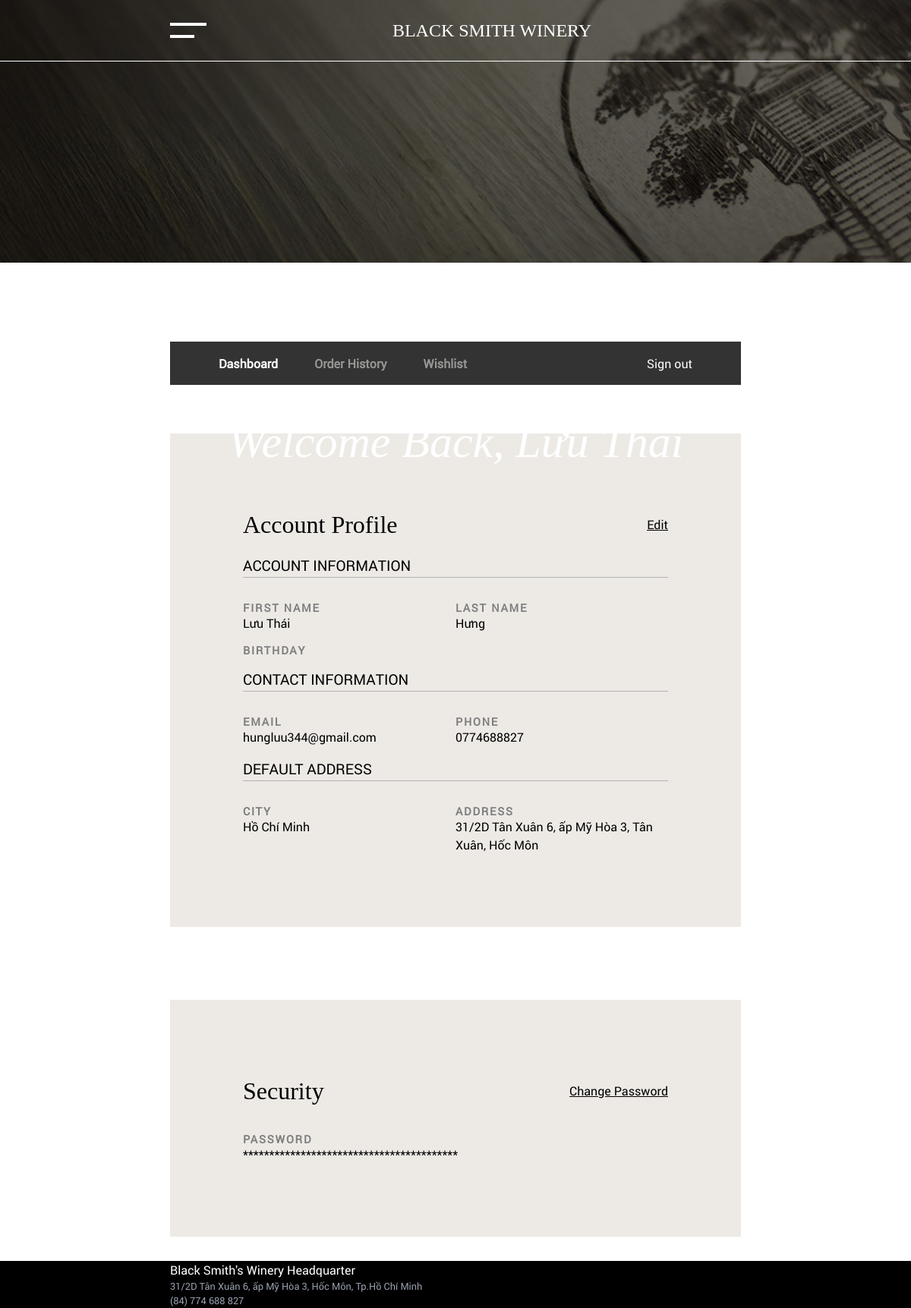
/account/dashboard (signed in), run on the app's committed database.
### account/models/custom_user.py (models this page shows)
class CustomUser(AbstractBaseUser, PermissionsMixin):
    email = models.EmailField(unique=True)
    first_name = models.CharField(max_length=100, blank=True)
    last_name = models.CharField(max_length=100, blank=True)
    phone = models.CharField(max_length=15)
    address = models.TextField()
    city = models.CharField(max_length=50)
    is_active = models.BooleanField(default=False)
    is_staff = models.BooleanField(default=False)
    USERNAME_FIELD = "email"
    REQUIRED_FIELDS = []
    objects = CustomUserManager()

### account/views.py (the view)
# urls.py: path("dashboard", views.dashboard, name="account/dashboard"),
@login_required
def dashboard(request):
    user = request.user
    if user.is_authenticated:
        context = {
            "first_name": user.first_name,
            "last_name": user.last_name,
            "email": user.email,
            "password": user.password,
            "hidden_password": "*" * len(user.password),
            "phone": user.phone,
            "city": user.city,
            "address": user.address,
        }
        return render(request, "account/dashboard.html", context)
    return redirect("account/login")

### account/templates/account/dashboard.html (shortened to what this page needs)
{% extends "_DashboardLayout.html" %}
{% load static %}
{% block content %}
<div class="modules--0 mt-0 mb-0 w-full h-[calc(17vw)]">
  <div class="top-[calc(-12.1rem)] h-[calc(45vw)] left-0 w-full overflow-hidden absolute">
    <div class="slide--0 inactive top-0 left-0 w-full h-full z-0 absolute">
      <div class="w-full h-full">
        <picture class="w-full h-full object-cover">
          <img class="w-full h-full object-cover" src="{% static "/images/banners/account_banner.jpg" %}" />
        </picture>
      </div>
    </div>
  </div>
  <div class="top-[25%] left-[25%] mr-auto ml-auto absolute visible">
    <h1 class="font-[GTSuperDisplay] text-white text-[5vw]">
    </h1>
    <h1 class="font-[GTSuperDisplay] text-white text-[5vw] pt-[1rem] italic font-thin">
        Welcome Back, {{ first_name }}
    </h1>
  </div>
</div>
<div class="modules--1 bg-white">
  <div class="z-[999] text-white">
    <div class="flex bg-[#333333] h-[4.8vw] z-[5] relative -mt-[2.4vw] items-center justify-between px-[4rem]">
      <div class="flex items-center justify-center">
        <div class="h-full flex items-center mr-[4vw]">
          <a class="font-bold text-[1rem]" href="{% url 'account/dashboard' %}">Dashboard</a>
        </div>
        <div class="h-full flex items-center mr-[4vw]">
          <a class="font-bold text-[1rem] text-[#FAF8F5] opacity-50" href="{% url 'account/order-history' %}">Order History</a>
        </div>
        <div class="h-full flex items-center mr-[4vw]">
          <a class="font-bold text-[1rem] text-[#FAF8F5] opacity-50" href="{% url 'account/wishlist' %}">Wishlist</a>
        </div>
      </div>
      <div>
        <a class="text-[1rem]" href="{% url 'account/logout' %}">Sign out</a>
      </div>
    </div>
  </div>
</div>
<div class="modules--2 bg-white mt-[4rem]">
  <div class="w-full bg-[#EDEAE6]">
    <div class="h-full w-full p-[6rem] ">
      <div class="flex justify-between items-center">
        <h1 class="font-[GTSuperDisplay] text-[2rem]">
          Account Profile
        </h1>
        <a class ="underline" href="">Edit</a>
      </div>
      <h1 class="pt-[1rem] text-[1.2rem] uppercase border-b-[1px] border-b-[#b2b2b2]">
        Account Information
      </h1>
      <div class="pt-[2rem]">
        <div class="flex flex-wrap">
          <div class="inline-flex w-[50%] flex-col">
            <p class="eyebrow text-[1rem] uppercase">First Name</p>
            <p class="text-[1rem]">{{ first_name }}</p>
          </div>
          <div class="inline-flex w-[50%] flex-col">
            <p class="eyebrow text-[1rem] uppercase">Last Name</p>
            <p class="text-[1rem]">{{ last_name }}</p>
          </div>
          <div class="inline-flex w-[50%] flex-col pt-[1rem]">
            <p class="eyebrow text-[1rem] uppercase">Birthday</p>
          </div>
        </div>
      </div>
      <h1 class="pt-[1rem] text-[1.2rem] uppercase border-b-[1px] border-b-[#b2b2b2]">
        Contact Information
      </h1>
      <div class="pt-[2rem]">
        <div class="flex flex-wrap">
          <div class="inline-flex w-[50%] flex-col">
            <p class="eyebrow text-[1rem] uppercase">Email</p>
            <p class="text-[1rem]">{{ email }}</p>
          </div>
          <div class="inline-flex w-[50%] flex-col">
            <p class="eyebrow text-[1rem] uppercase">Phone</p>
            <p class="text-[1rem]">{{ phone|default_if_none:'NONE' }}</p>
          </div>
        </div>
      </div>
      <h1 class="pt-[1rem] text-[1.2rem] uppercase border-b-[1px] border-b-[#b2b2b2]">
        Default Address
      </h1>
      <div class="pt-[2rem]">
        <div class="flex flex-wrap">
          <div class="inline-flex w-[50%] flex-col">
            <p class="eyebrow text-[1rem] uppercase">City</p>
            <p class="text-[1rem]">{{ city }}</p>
          </div>
          <div class="inline-flex w-[50%] flex-col">
            <p class="eyebrow text-[1rem] uppercase">Address</p>
            <p class="text-[1rem]">{{ address }}</p>
          </div>
        </div>
      </div>
    </div>
  </div>
</div>
<div class="modules--2 bg-white pt-[4rem] mb-[2rem]">
  <div class="w-full bg-[#EDEAE6]">
    <div class="w-full mt-[2rem]">
      <div class="h-full w-full p-[6rem] bg-[#EDEAE6]">
        <div class="flex justify-between items-center">
          <h1 class="font-[GTSuperDisplay] text-[2rem]">
            Security
          </h1>
          <a class="underline" href="">Change Password</a>
        </div>
        <div class="pt-[2rem]">
          <div>
            <p class="eyebrow text-[1rem] uppercase">Password</p>
            <p class="text-[1rem] uppercase">{{ hidden_password }}</p>
          </div>
        </div>
      </div>
    </div>
  </div>
</div>
{% endblock content %}

### data on the page
CustomUser: first_name "Lưu Thái", last_name "Hưng", email "hungluu344@gmail.com", phone "0774688827", city "Hồ Chí Minh", address "31/2D Tân Xuân 6, ấp Mỹ Hòa 3, Tân Xuân, Hốc Môn"

### other printed values
{{ hidden_password }} "*****************************************"
